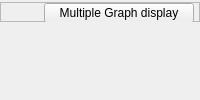
                         <widget class="QWidget" name="Chrolis_Display_page1">
                          <layout class="QVBoxLayout" name="verticalLayout_24">
                           <property name="spacing">
                            <number>0</number>
                           </property>
                           <property name="leftMargin">
                            <number>0</number>
                           </property>
                           <property name="topMargin">
                            <number>2</number>
                           </property>
                           <property name="rightMargin">
                            <number>0</number>
                           </property>
                           <property name="bottomMargin">
                            <number>0</number>
                           </property>
                           <item alignment="Qt::AlignTop">
                            <widget class="QFrame" name="Chrolis_Display1_pushButton_frame">
                             <property name="maximumSize">
                              <size>
                               <width>16777215</width>
                               <height>20</height>
                              </size>
                             </property>
                             <property name="frameShape">
                              <enum>QFrame::StyledPanel</enum>
                             </property>
                             <property name="frameShadow">
                              <enum>QFrame::Raised</enum>
                             </property>
                             <layout class="QVBoxLayout" name="verticalLayout_31">
                              <property name="spacing">
                               <number>0</number>
                              </property>
                              <property name="leftMargin">
                               <number>0</number>
                              </property>
                              <property name="topMargin">
                               <number>0</number>
                              </property>
                              <property name="rightMargin">
                               <number>5</number>
                              </property>
                              <property name="bottomMargin">
                               <number>0</number>
                              </property>
                              <item alignment="Qt::AlignRight">
                               <widget class="QPushButton" name="Chrolis_Display1_pushButton">
                                <property name="minimumSize">
                                 <size>
                                  <width>150</width>
                                  <height>20</height>
                                 </size>
                                </property>
                                <property name="maximumSize">
                                 <size>
                                  <width>150</width>
                                  <height>20</height>
                                 </size>
                                </property>
                                <property name="text">
                                 <string>Multiple Graph display</string>
                                </property>
                               </widget>
                              </item>
                             </layout>
                            </widget>
                           </item>
                           <item>
                            <widget class="PlotWidget" name="Chrolis_Display1" native="true">
                             <layout class="QVBoxLayout" name="verticalLayout_37">
                              <property name="spacing">
                               <number>0</number>
                              </property>
                              <property name="leftMargin">
                               <number>0</number>
                              </property>
                              <property name="topMargin">
                               <number>2</number>
                              </property>
                              <property name="rightMargin">
                               <number>0</number>
                              </property>
                              <property name="bottomMargin">
                               <number>0</number>
                              </property>
                             </layout>
                            </widget>
                           </item>
                          </layout>
                         </widget>
